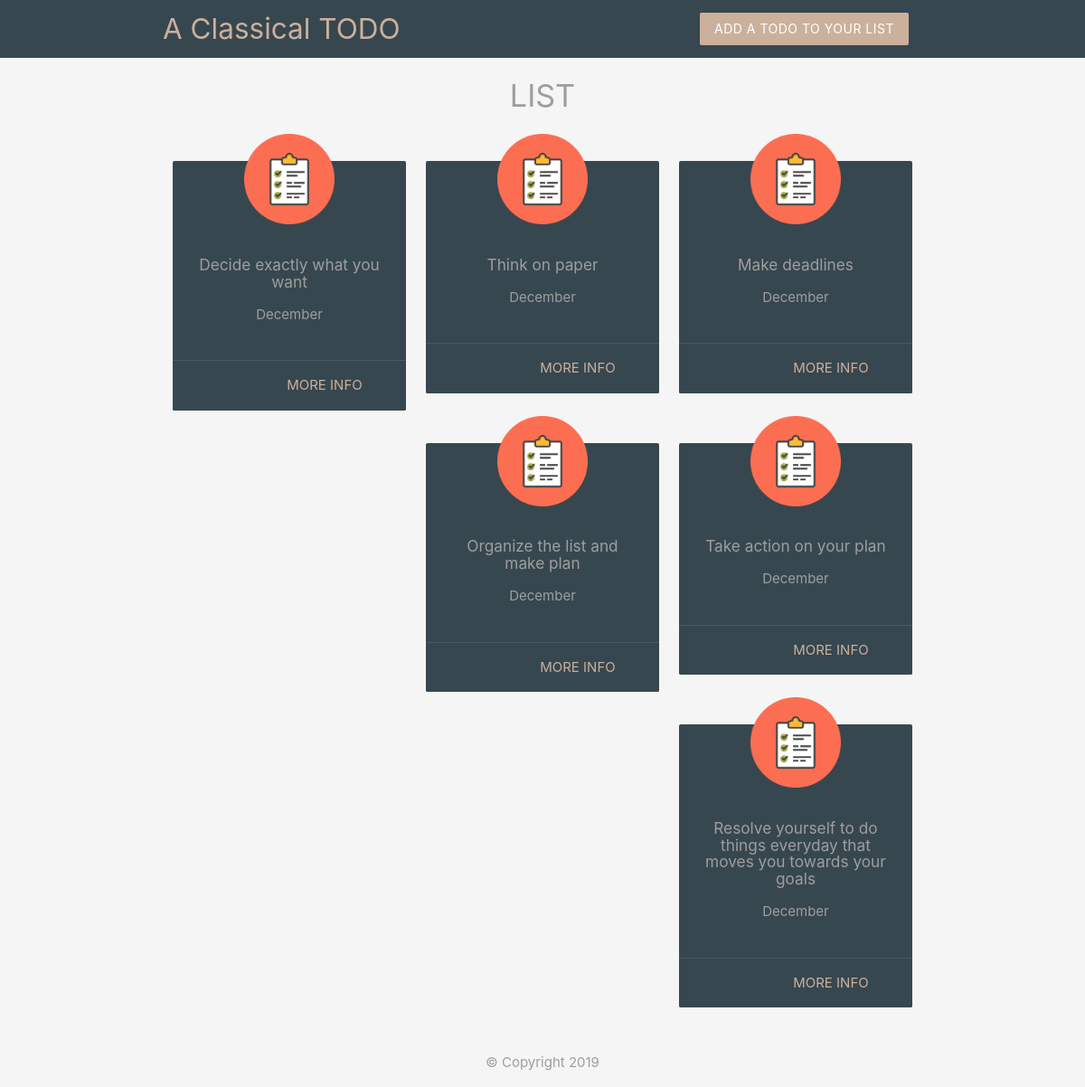
The page / on the database its author committed.
### tables this page shows
CREATE TABLE `list` (
  `id` int(11) NOT NULL,
  `title` varchar(255) NOT NULL,
  `ingredients` varchar(255) NOT NULL,
  `email` varchar(255) NOT NULL,
  `created_at` timestamp NOT NULL DEFAULT current_timestamp()
);

### index.php (the view, shortened to what this page needs)
<?php
	include('config/db_connect.php');
	$sql = 'SELECT title, ingredients, id FROM list ORDER BY created_at';
	$result = mysqli_query($conn, $sql);
	$list = mysqli_fetch_all($result, MYSQLI_ASSOC);
?>
<!DOCTYPE html>
<html>
	<?php include('templates/header.php'); ?>
	<h4 class="center grey-text">LIST</h4>
	<div class="container">
		<div class="row">
			<?php foreach($list as $pizza): ?>
				<div class="col s6 m4">
					<div class="#37474f blue-grey darken-3 card z-depth-0">
						<img src="img/todo.png"class="pizza">
						<div class="card-content center">
							<h6 class="grey-text"><?php echo htmlspecialchars($pizza['title']); ?></h6>
							<ul class="grey-text">
								<?php foreach(explode(',', $pizza['ingredients']) as $ing): ?>
									<li><?php echo htmlspecialchars($ing); ?></li>
								<?php endforeach; ?>
							</ul>
						</div>
						<div class="card-action right-align">
							<a class="brand-text" href="details.php?id=<?php echo $pizza['id'] ?>">more info</a>
						</div>
					</div>
				</div>
			<?php endforeach; ?>
		</div>
	</div>
	<?php include('templates/footer.php'); ?>
</html>

### templates/header.php (shortened to what this page needs)
<head>
  <link rel="stylesheet" href="https://cdnjs.cloudflare.com/ajax/libs/materialize/1.0.0/css/materialize.min.css">
</head>
<body class="grey lighten-4">
	<nav class="#37474f blue-grey darken-3 z-depth-0">
    <div class="container">
      <a href="index.php" class="brand-logo brand-text">A Classical TODO</a>
      <ul id="nav-mobile" class="right hide-on-small-and-down">
        <li><a href="add.php" class="btn brand z-depth-0">Add a Todo to your list</a></li>
      </ul>
    </div>
  </nav>

### templates/footer.php
	<footer class="section">
		<div class="center grey-text">&copy; Copyright 2019</div>
	</footer>
</body>

### templates/header.php (style rules this page uses)
.brand { background: #cbb09c !important; }
.brand-text { color: #cbb09c !important; }
.pizza { width: 100px; margin: 40px auto -30px; display: block; position: relative; top: -30px; }

### rows shown on the page
list: title "Decide exactly what you want", ingredients "December"
list: title "Think on paper", ingredients "December"
list: title "Make deadlines", ingredients "December"
list: title "Organize the list and make plan", ingredients "December"
list: title "Take action on your plan", ingredients "December"
list: title "Resolve yourself to do things everyday that moves you towards your goals", ingredients "December"
